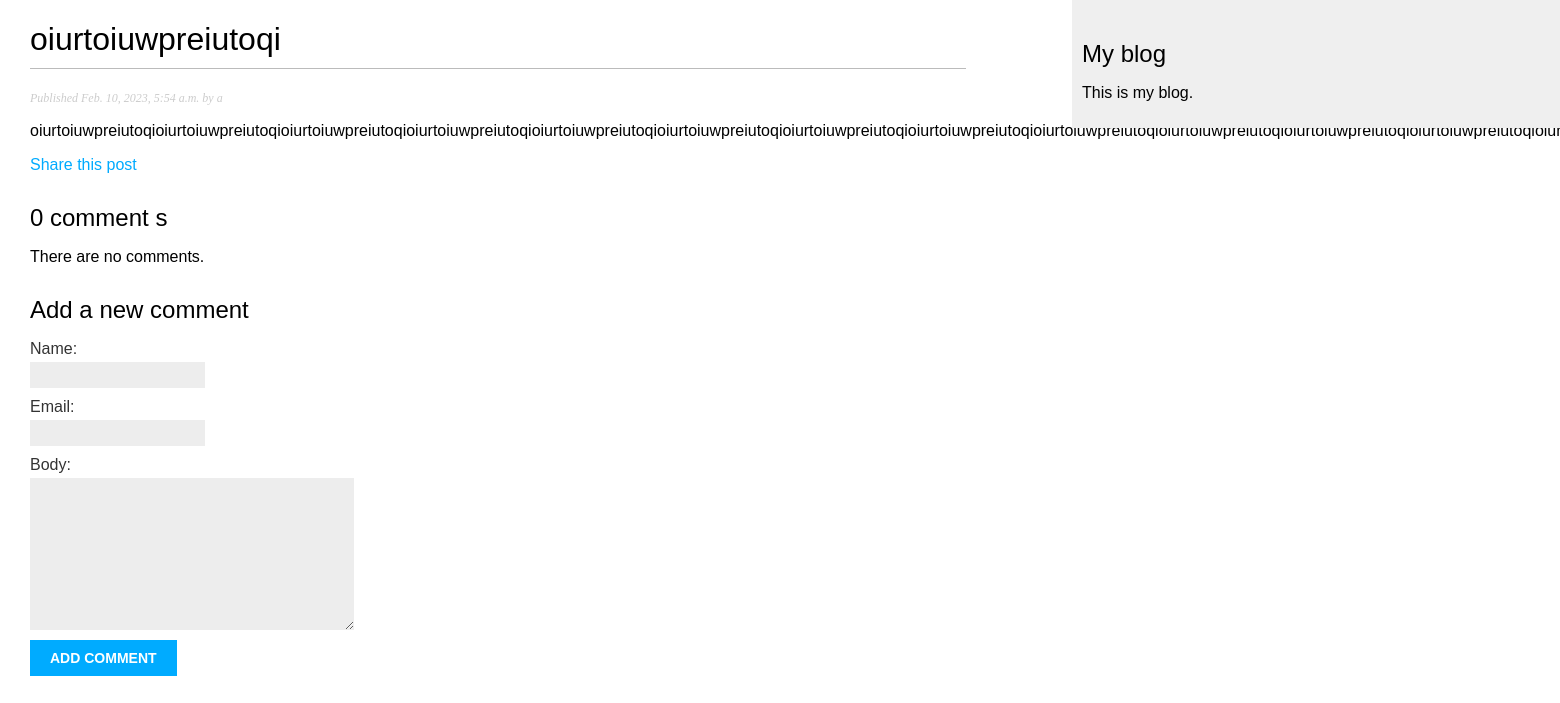
The page /blog/2023/2/10/oiurtoiuwpreiutoqi/ on the database as committed earlier.
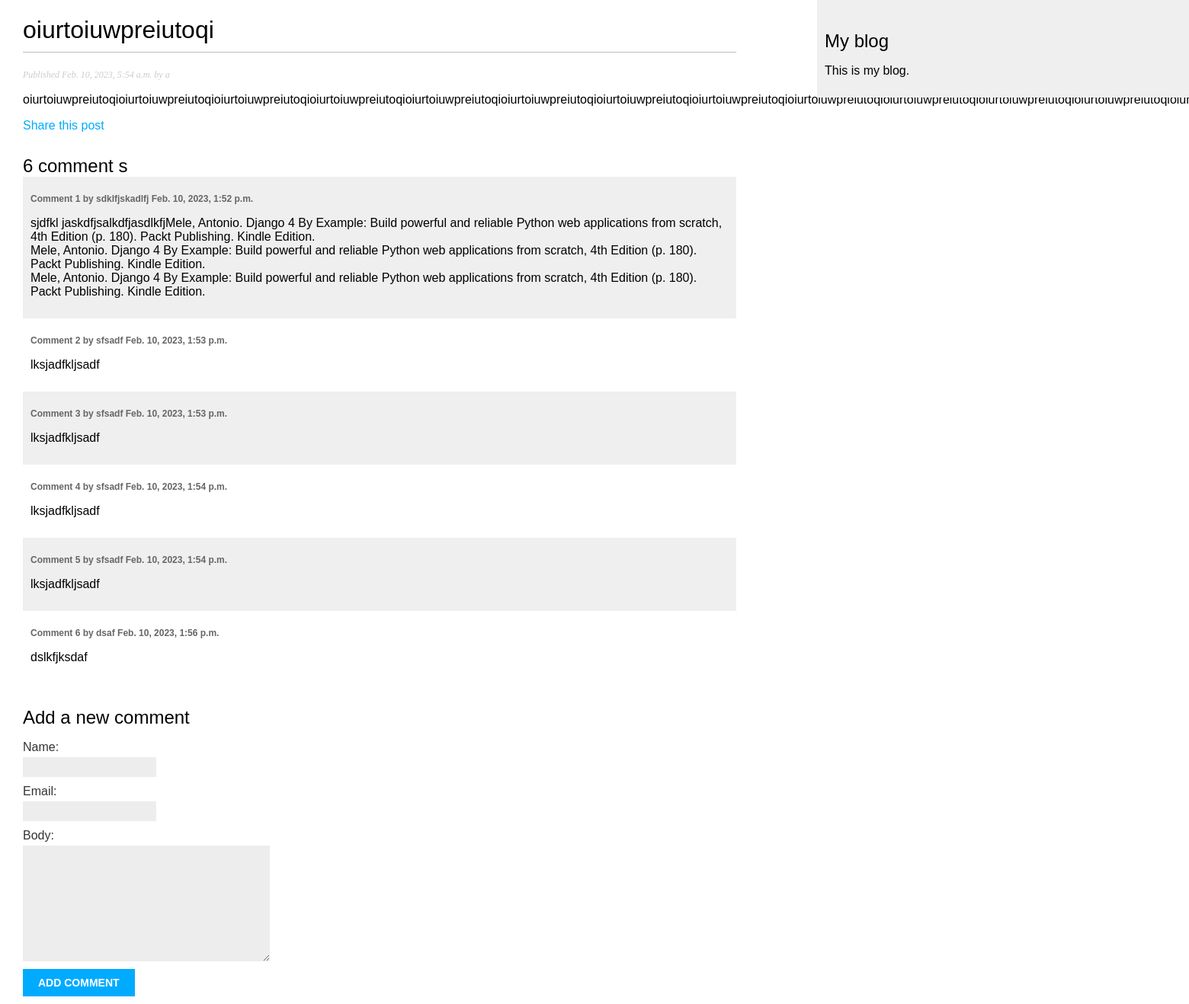
The same page on the database as committed later.
### blog/models.py (models this page shows, shortened)
class Comment(models.Model):
    post = models.ForeignKey(Post, on_delete=models.CASCADE, related_name='comments')
    name = models.CharField(max_length=80)
    email = models.EmailField()
    body = models.TextField()
    created = models.DateTimeField(auto_now_add=True)
    updated = models.DateTimeField(auto_now=True)
    active = models.BooleanField(default=True)
    class Meta:
        ordering = ['created']
        indexes = [
            models.Index(fields=['created'])
        ]

### blog/views.py (the view)
# urls.py: path('<int:year>/<int:month>/<int:day>/<slug:post>/', views.post_detail, name='post_detail'),
def post_detail(request, year, month, day, post):
    post = get_object_or_404(Post,
                            slug=post,
                            publish__year=year,
                            publish__month=month,
                            publish__day = day,
                            status=Post.Status.PUBLISHED)
    comments = post.comments.filter(active=True) # we can use comments, because we defined the related_name in Comments's Model
    form = CommentForm()
    return render(request,
     'blog/post/detail.html',
      {'post': post,
       'comments': comments,
       'form': form
       }
    )

### blog/forms.py
class CommentForm(forms.ModelForm):
    class Meta:
        model = Comment
        fields = ['name', 'email', 'body']

### blog/templates/blog/post/detail.html (shortened to what this page needs)
{% extends "blog/base.html" %}
{% block content %}
  <h1>{{post.title}}</h1>
  <p class="date">
      Published {{post.publish}} by {{post.author}}
  </p>
  {{post.body|linebreaks}}
  <p>
      <a href="{% url "blog:post_share" post.id %}">
        Share this post
      </a>
  </p>
  {% with comments.count as total_comments %}
    <h2>
      {{total_comments}} comment {{total_comments | pluralize}}
    </h2>
  {% endwith %}
  {% for comment in comments %}
    <div class="comment">
      <p class="info">
        Comment {{ forloop.counter }} by {{ comment.name }}
        {{ comment.created }}
      </p>
      {{ comment.body|linebreaks }}
    </div>
  {% empty %}
    <p>There are no comments.</p>
  {% endfor %}
  {% include "blog/post/includes/comment_form.html" %}
{% endblock %}

Rows that differ between the two databases and show on the page:
added Comment: name "sdklfjskadlfj", created "Feb. 10, 2023, 1:52 p.m.", body "sjdfkl jaskdfjsalkdfjasdlkfjMele, Antonio. Django 4 By Example: Build powerful and reliable Python web applications from scratch, 4th Edition (p. 180). Packt Publishing. Kindle Edition. Mele, Antonio. Django 4 By Example: Build powerful and reliable Python web applications from scratch, 4th Edition (p. 180). Packt Publishing. Kindle Edition. Mele, Antonio. Django 4 By Example: Build powerful and reliable Python web applications from scratch, 4th Edition (p. 180). Packt Publishing. Kindle Edition."
added Comment: name "sfsadf", created "Feb. 10, 2023, 1:53 p.m.", body "lksjadfkljsadf"
added Comment: name "sfsadf", created "Feb. 10, 2023, 1:53 p.m.", body "lksjadfkljsadf"
added Comment: name "sfsadf", created "Feb. 10, 2023, 1:54 p.m.", body "lksjadfkljsadf"
added Comment: name "sfsadf", created "Feb. 10, 2023, 1:54 p.m.", body "lksjadfkljsadf"
added Comment: name "dsaf", created "Feb. 10, 2023, 1:56 p.m.", body "dslkfjksdaf"
Other text that changed with them:
{{ total_comments }}: "0" → "6"
text no longer shown: "There are no comments."
